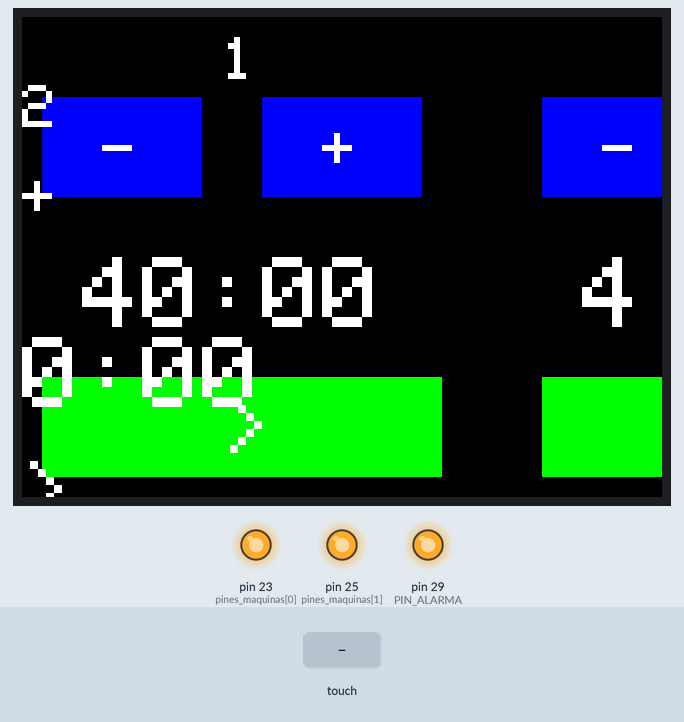
This sketch was run on a simulated Arduino Mega 2560, built with avr-gcc and run on an emulated ATmega2560. Parts: 320×240 colour display, output pins drawn as LEDs (lit = HIGH). The test bench sets the inputs (shaded band).

Above: at 1.4 s.
1.5 s: touch panel pressed at 13 % / 90 % of its raw x / y range
At 3.0 s:
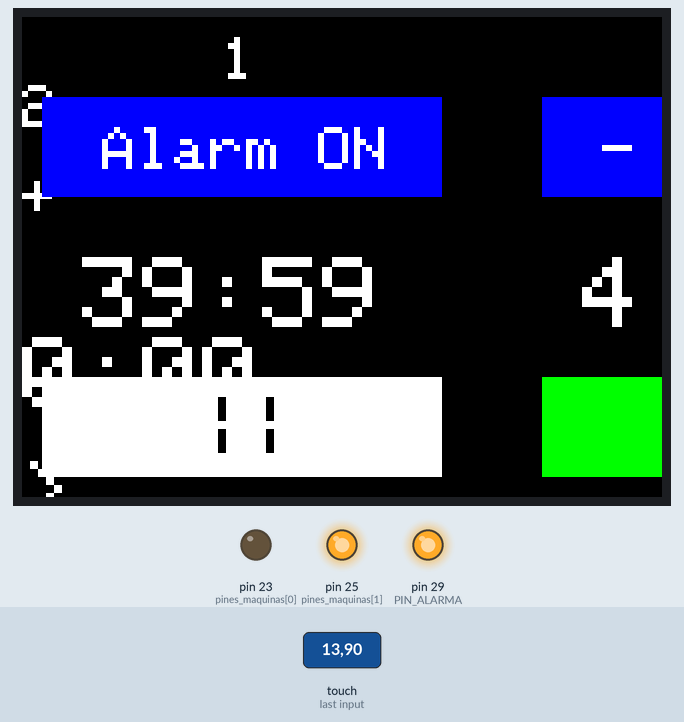
4.5 s: touch panel pressed at 87 % / 90 % of its raw x / y range
At 6.0 s:
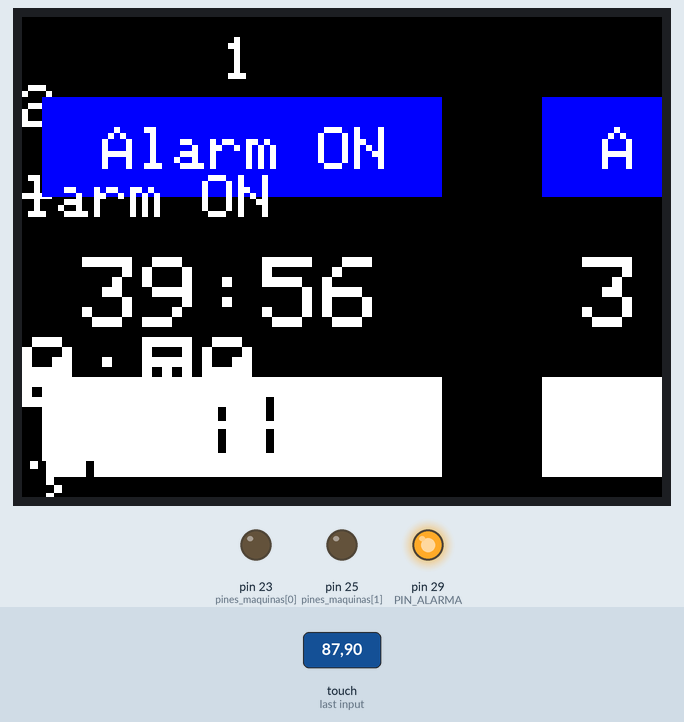
7.5 s: touch panel pressed at 38 % / 90 % of its raw x / y range
At 9.0 s:
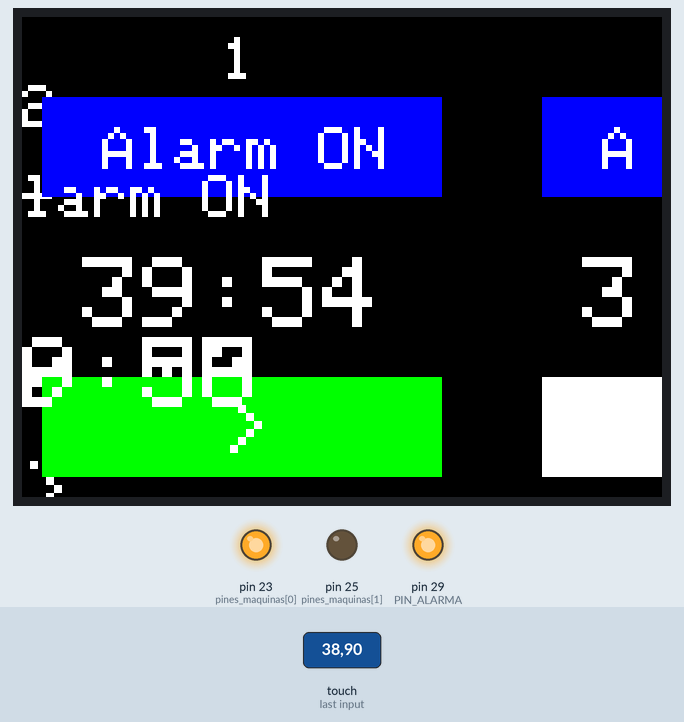
10.5 s: touch panel pressed at 13 % / 30 % of its raw x / y range
At 10.8 s:
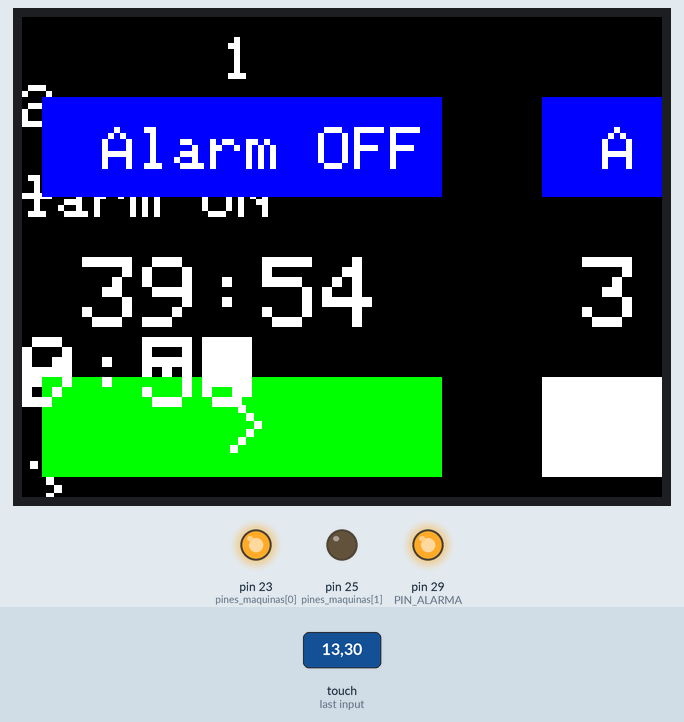
13.5 s: touch panel pressed at 62 % / 90 % of its raw x / y range
At 14.8 s:
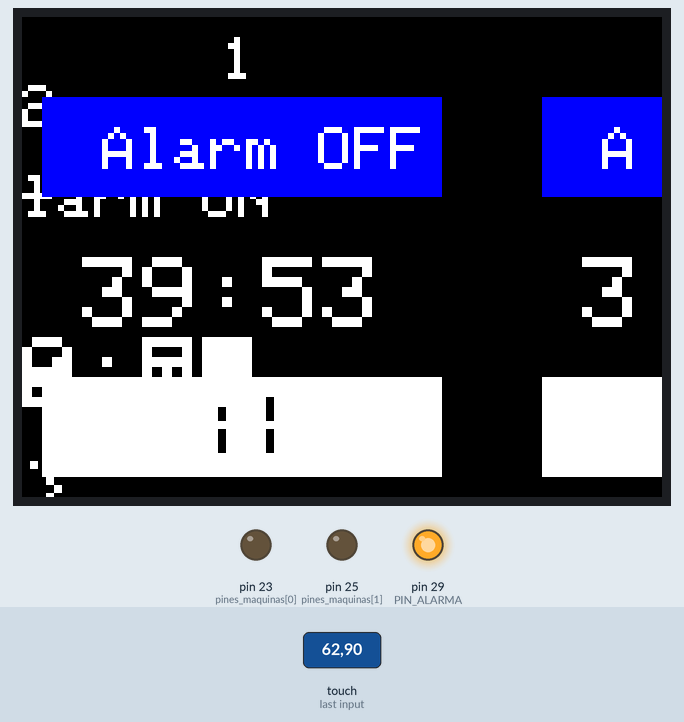
16.5 s: touch panel pressed at 13 % / 90 % of its raw x / y range
At 19.0 s:
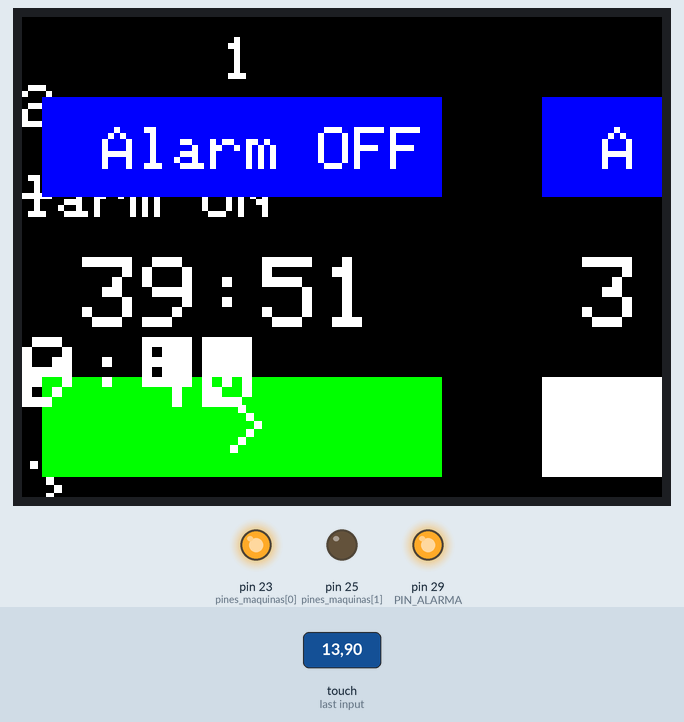
Timing chart, 0 to 20.5 s (numbered marks = the images above; inputs shaded):
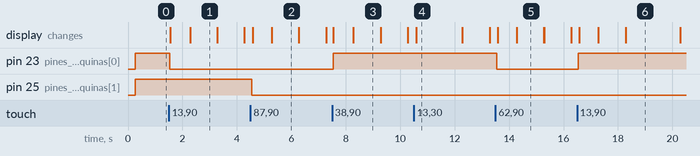

Measured:
- after the input at 1.5 s, pin 23 (pines_maquinas[0]): HIGH → LOW at once; the display: first changes after 0.05 s (image 1 shows a later state)
- after the input at 4.5 s, pin 25 (pines_maquinas[1]): HIGH → LOW at once; the display: first changes after 0.08 s (image 2 shows a later state)
- after the input at 7.5 s, pin 23 (pines_maquinas[0]): LOW → HIGH at once; the display: first changes after 0.05 s (image 3 shows a later state)
- after the input at 10.5 s, the display: changes after 0.09 s (image 4)
- after the input at 13.5 s, pin 23 (pines_maquinas[0]): HIGH → LOW at once; the display: first changes after 0.08 s (image 5 shows a later state)
- after the input at 16.5 s, pin 23 (pines_maquinas[0]): LOW → HIGH at once
- what the display in image 1 shows lasts 1.0 s, from 2.3 s to 3.3 s

The sketch:

granalladora.ino
```cpp
#include <arduino-timer.h>
#include <MCUFRIEND_kbv.h>
#include <Adafruit_GFX.h>
#include <stdint.h>
#include "TouchScreen.h"
#include <ArduinoQueue.h>

#define CANT_MAQUINAS 2
#define CANT_MINUTOS_INICIAL 40

#define LCD_RESET A4 // Can alternately just connect to Arduino's reset pin
#define LCD_CS A3   // Chip Select goes to Analog 3
#define LCD_CD A2  // Command/Data goes to Analog 2
#define LCD_WR A1  // LCD Write goes to Analog 1
#define LCD_RD A0 // LCD Read goes to Analog 0

// Assign human-readable names to some common 16-bit color values:
#define BLACK   0x0000
#define BLUE    0x001F
#define RED     0xF800
#define GREEN   0x07E0
#define CYAN    0x07FF
#define MAGENTA 0xF81F
#define YELLOW  0xFFE0
#define WHITE   0xFFFF

#define YP A2  // must be an analog pin, use "An" notation!
#define XM A3  // must be an analog pin, use "An" notation!
#define YM 8   // can be a digital pin
#define XP 9   // can be a digital pin

#define PIN_ALARMA 29
#define INTERVALO_ALARMA 5000

struct Contador{
  unsigned int minutos;
  unsigned int segundos;
};

enum Estado{
  PAUSADA,
  DETENIDA,
  EN_USO
};

struct Boton{
  unsigned int x;
  unsigned int y;
  unsigned int w;
  unsigned int h;
  unsigned int pd_left;
  unsigned int pd_top;
  unsigned int font_size;
};

struct Maquina{
  unsigned int pin;
  Contador contador;
  Contador copia_contador;
  Estado estado;
  bool suenaAlarma;
};

Maquina maquinas[CANT_MAQUINAS];
int pines_maquinas[3] = {23,25,27};
MCUFRIEND_kbv tft;
Timer<CANT_MAQUINAS+2> tareas;
TouchScreen ts = TouchScreen(XP, YP, XM, YM, 322);
unsigned int desp_x[2] = {0, 250};
Boton menos, mas, empezar_pausar, detener, alarma;
bool pulsacion = false;
ArduinoQueue<unsigned int> alarmas(CANT_MAQUINAS);
int cant_sonadas[CANT_MAQUINAS] = {4,10};
int intervalo[CANT_MAQUINAS] = {30,10};
int sonadasRestantes, intervaloRestante;
bool alarmaEnUso = false, sonando = false, esperando = false;

bool sonarAlarma(){
  if(!alarmas.isEmpty()){
    if(!alarmaEnUso){
      digitalWrite(PIN_ALARMA, LOW);
      sonadasRestantes = cant_sonadas[alarmas.getHead()];
      intervaloRestante = intervalo[alarmas.getHead()];
      alarmaEnUso = true;
      sonando = true;
    }
    if(sonando && --intervaloRestante == 0){
      digitalWrite(PIN_ALARMA, HIGH);
      intervaloRestante = intervalo[alarmas.getHead()];
      sonando = false;
      if(--sonadasRestantes == 0){
        alarmaEnUso = false;
        alarmas.dequeue();
      }
    }
    else if(!sonando && --intervaloRestante == 0){
      digitalWrite(PIN_ALARMA, LOW);
      intervaloRestante = intervalo[alarmas.getHead()];
      sonando = true;
    }
  }
  return true;
}

bool restarMinuto(unsigned int i){
  if(maquinas[i].contador.minutos == 0) return false;
  maquinas[i].contador.minutos--;
  return true;
}

bool restarSegundo(unsigned int i){
  if(maquinas[i].contador.segundos == 0){
    bool quedanMinutos = restarMinuto(i);
    if (quedanMinutos) maquinas[i].contador.segundos = 59;
    return quedanMinutos;
  }
  maquinas[i].contador.segundos--;
  return true;
}

bool actualizar(unsigned int MAQUINA_INDEX){
  if(maquinas[MAQUINA_INDEX].estado != EN_USO) return true;
  bool quedanSegundos = restarSegundo(MAQUINA_INDEX);
  if(!quedanSegundos){
    digitalWrite(pines_maquinas[MAQUINA_INDEX], HIGH);
    dibujarContador(MAQUINA_INDEX);
    esconderBotonDetener(MAQUINA_INDEX);
    if(maquinas[MAQUINA_INDEX].suenaAlarma) alarmas.enqueue(MAQUINA_INDEX);
    maquinas[MAQUINA_INDEX].estado = DETENIDA;
    maquinas[MAQUINA_INDEX].contador.minutos = maquinas[MAQUINA_INDEX].copia_contador.minutos;
    maquinas[MAQUINA_INDEX].contador.segundos = maquinas[MAQUINA_INDEX].copia_contador.segundos;
    dibujarBotonEmpezarPausar(MAQUINA_INDEX);
    esconderBotonAlarma(MAQUINA_INDEX);
    dibujarBotonMas(MAQUINA_INDEX);
    dibujarBotonMenos(MAQUINA_INDEX);
  }
  dibujarContador(MAQUINA_INDEX);
  return true;
}

void dibujarTitulo(unsigned int MAQUINA_INDEX){
  tft.setTextColor(WHITE);
  tft.setTextSize(3);
  tft.setCursor(100+desp_x[MAQUINA_INDEX],10);
  tft.print(MAQUINA_INDEX+1);
}

void dibujarContador(unsigned int MAQUINA_INDEX){
  if(maquinas[MAQUINA_INDEX].contador.minutos == 0) tft.setTextColor(RED);
  else tft.setTextColor(WHITE);
  tft.setTextSize(5);
  tft.fillRect(30+desp_x[MAQUINA_INDEX], 120, 240, 40, BLACK);
  tft.setCursor(30+desp_x[MAQUINA_INDEX],120);
  tft.print(toString(maquinas[MAQUINA_INDEX].contador));
}

void dibujarBotonMenos(unsigned int MAQUINA_INDEX){
  tft.setTextColor(WHITE);
  tft.setTextSize(menos.font_size);
  tft.fillRect(menos.x+desp_x[MAQUINA_INDEX], menos.y, menos.w, menos.h, BLUE);
  tft.setCursor(menos.x+desp_x[MAQUINA_INDEX]+menos.pd_left, menos.y+menos.pd_top);
  tft.print("-");
}

void esconderBotonMenos(unsigned int MAQUINA_INDEX){
  tft.fillRect(menos.x+desp_x[MAQUINA_INDEX], menos.y, menos.w, menos.h, BLACK);
}

void dibujarBotonMas(unsigned int MAQUINA_INDEX){
  tft.setTextColor(WHITE);
  tft.setTextSize(mas.font_size);
  tft.fillRect(mas.x+desp_x[MAQUINA_INDEX], mas.y, mas.w, mas.h, BLUE);
  tft.setCursor(mas.x+desp_x[MAQUINA_INDEX]+mas.pd_left, mas.y+mas.pd_top);
  tft.print("+");
}

void esconderBotonMas(unsigned int MAQUINA_INDEX){
  tft.fillRect(mas.x+desp_x[MAQUINA_INDEX], mas.y, mas.w, mas.h, BLACK);
}

void dibujarBotonAlarma(unsigned int MAQUINA_INDEX){
  tft.setTextColor(WHITE);
  tft.setTextSize(mas.font_size);
  tft.fillRect(alarma.x+desp_x[MAQUINA_INDEX], alarma.y, alarma.w, alarma.h, BLUE);
  tft.setCursor(alarma.x+desp_x[MAQUINA_INDEX]+alarma.pd_left, alarma.y+alarma.pd_top);
  if (maquinas[MAQUINA_INDEX].suenaAlarma) tft.print("Alarm ON");
  else tft.print("Alarm OFF");
}

void esconderBotonAlarma(unsigned int MAQUINA_INDEX){
  tft.fillRect(alarma.x+desp_x[MAQUINA_INDEX], alarma.y, alarma.w, alarma.h, BLACK);
}

void dibujarBotonEmpezarPausar(unsigned int MAQUINA_INDEX){
  if(maquinas[MAQUINA_INDEX].estado == EN_USO){
    tft.setTextColor(BLACK);
    tft.setTextSize(empezar_pausar.font_size);
    tft.fillRect(empezar_pausar.x+desp_x[MAQUINA_INDEX], empezar_pausar.y, empezar_pausar.w, empezar_pausar.h, WHITE);
    tft.setCursor(empezar_pausar.x+desp_x[MAQUINA_INDEX] + empezar_pausar.pd_left - 10, empezar_pausar.y + empezar_pausar.pd_top);
    tft.print("||");
  }
  else{
    tft.setTextColor(WHITE);
    tft.setTextSize(empezar_pausar.font_size);
    tft.fillRect(empezar_pausar.x+desp_x[MAQUINA_INDEX], empezar_pausar.y, empezar_pausar.w, empezar_pausar.h, GREEN);
    tft.setCursor(empezar_pausar.x+desp_x[MAQUINA_INDEX] + empezar_pausar.pd_left, empezar_pausar.y + empezar_pausar.pd_top);
    tft.print(">");
  }
}

void esconderBotonEmpezarPausar(unsigned int MAQUINA_INDEX){
  tft.fillRect(empezar_pausar.x+desp_x[MAQUINA_INDEX], empezar_pausar.y, empezar_pausar.w, empezar_pausar.h, BLACK);
}

void dibujarBotonDetener(unsigned int MAQUINA_INDEX){
  tft.setTextColor(WHITE);
  tft.setTextSize(detener.font_size);
  tft.fillRect(detener.x+desp_x[MAQUINA_INDEX], detener.y, detener.w, detener.h, RED);
  tft.setCursor(detener.x+desp_x[MAQUINA_INDEX]+detener.pd_left, detener.y+detener.pd_top);
  tft.print("X");
}

void esconderBotonDetener(unsigned int MAQUINA_INDEX){
  tft.fillRect(detener.x+desp_x[MAQUINA_INDEX], detener.y, detener.w, detener.h, BLACK);
}

void mostrarMaquina(unsigned int MAQUINA_INDEX){
  dibujarTitulo(MAQUINA_INDEX);
  dibujarContador(MAQUINA_INDEX);
  dibujarBotonMenos(MAQUINA_INDEX);
  dibujarBotonMas(MAQUINA_INDEX);
  dibujarBotonEmpezarPausar(MAQUINA_INDEX);
}

String toString(Contador c){
  String minutos, segundos;

  minutos = c.minutos < 10 ? "0" + String(c.minutos) : String(c.minutos);
  segundos = c.segundos < 10 ? "0" + String(c.segundos) : String(c.segundos);

  return minutos + ":" + segundos;
}

void inicializarBotones(){
  menos = {10, 40, 80, 50, 30, 15, 3};
  mas = {120, 40, 80, 50, 30, 15, 3};
  empezar_pausar = {10, 180, 200, 50, 90, 10, 4};
  detener = {10, 250, 200, 50, 90, 10, 4};
  alarma = {10, 40, 200, 50, 30, 15, 3};
}

void inicializarPantalla(){
  tft.reset();
  tft.begin(0x9486);
  tft.fillScreen(BLACK);
  tft.setRotation(1);
  mostrarMaquina(0);
  mostrarMaquina(1);
}

void inicializarMaquinas(){
  for(int i = 0; i < CANT_MAQUINAS; i++){
    maquinas[i].estado = DETENIDA;
    maquinas[i].contador.minutos = CANT_MINUTOS_INICIAL;
    maquinas[i].contador.segundos = 0;
    maquinas[i].suenaAlarma = true;
  }
}

bool enRango(int x1, int y1, int x2, int y2, int w, int h){
  return x2 <= x1 && x1 <= x2+w && y2 <= y1 && y1 <= y2+h;
}

void restar(unsigned int MAQUINA_INDEX){
  if (maquinas[MAQUINA_INDEX].contador.minutos <= 5) maquinas[MAQUINA_INDEX].contador.minutos = 1;
  else if (maquinas[MAQUINA_INDEX].contador.minutos == 99) maquinas[MAQUINA_INDEX].contador.minutos = 95;
  else maquinas[MAQUINA_INDEX].contador.minutos -= 5;
  dibujarContador(MAQUINA_INDEX);
}

void sumar(unsigned int MAQUINA_INDEX){
  if (maquinas[MAQUINA_INDEX].contador.minutos >= 95) maquinas[MAQUINA_INDEX].contador.minutos = 99;
  else if (maquinas[MAQUINA_INDEX].contador.minutos == 1) maquinas[MAQUINA_INDEX].contador.minutos = 5;
  else maquinas[MAQUINA_INDEX].contador.minutos += 5;
  dibujarContador(MAQUINA_INDEX);
}

void cambiarEstadoAlarma(unsigned int MAQUINA_INDEX){
  maquinas[MAQUINA_INDEX].suenaAlarma = !maquinas[MAQUINA_INDEX].suenaAlarma;
  dibujarBotonAlarma(MAQUINA_INDEX);
}

void empezarPausar(unsigned int MAQUINA_INDEX){
  if (maquinas[MAQUINA_INDEX].estado == EN_USO){
    digitalWrite(pines_maquinas[MAQUINA_INDEX], HIGH);
    maquinas[MAQUINA_INDEX].estado = PAUSADA;
  }
  else{
    if(maquinas[MAQUINA_INDEX].estado == DETENIDA){
      maquinas[MAQUINA_INDEX].copia_contador.minutos = maquinas[MAQUINA_INDEX].contador.minutos;
      maquinas[MAQUINA_INDEX].copia_contador.segundos = maquinas[MAQUINA_INDEX].contador.segundos;
      esconderBotonMas(MAQUINA_INDEX);
      esconderBotonMenos(MAQUINA_INDEX);
      dibujarBotonAlarma(MAQUINA_INDEX);
    }
    digitalWrite(pines_maquinas[MAQUINA_INDEX], LOW);
    maquinas[MAQUINA_INDEX].estado = EN_USO;
    dibujarBotonDetener(MAQUINA_INDEX);
  }
  dibujarBotonEmpezarPausar(MAQUINA_INDEX);
}

void detenerMaquina(unsigned int MAQUINA_INDEX){
  digitalWrite(pines_maquinas[MAQUINA_INDEX], HIGH);
  maquinas[MAQUINA_INDEX].estado = DETENIDA;
  maquinas[MAQUINA_INDEX].contador.minutos = maquinas[MAQUINA_INDEX].copia_contador.minutos;
  maquinas[MAQUINA_INDEX].contador.segundos = maquinas[MAQUINA_INDEX].copia_contador.segundos;
  dibujarContador(MAQUINA_INDEX);
  dibujarBotonEmpezarPausar(MAQUINA_INDEX);
  esconderBotonDetener(MAQUINA_INDEX);
  esconderBotonAlarma(MAQUINA_INDEX);
  dibujarBotonMas(MAQUINA_INDEX);
  dibujarBotonMenos(MAQUINA_INDEX);

}

void leerTactil(){
  TSPoint p = ts.getPoint();

  pinMode(XM, OUTPUT);
  pinMode(YP, OUTPUT);

  if (p.z > ts.pressureThreshhold && !pulsacion) {
    pulsacion = true;
    int X = map(p.x, 80, 940, 0, tft.width());
    int Y = map(p.y, 120, 900, 0, tft.height());

    for(int i = 0; i < CANT_MAQUINAS; i++){
      if (maquinas[i].estado == DETENIDA && enRango(X,Y,menos.x+desp_x[i],menos.y, menos.w, menos.h)) restar(i);
      if (maquinas[i].estado == DETENIDA && enRango(X,Y,mas.x+desp_x[i],mas.y, mas.w, mas.h)) sumar(i);
      if ((maquinas[i].estado == EN_USO || maquinas[i].estado == PAUSADA) && enRango(X,Y,alarma.x+desp_x[i],alarma.y, alarma.w, alarma.h)) cambiarEstadoAlarma(i);
      if (enRango(X,Y,empezar_pausar.x+desp_x[i],empezar_pausar.y, empezar_pausar.w, empezar_pausar.h)) empezarPausar(i);
      if (enRango(X,Y,detener.x+desp_x[i],detener.y, detener.w, detener.h)) detenerMaquina(i);
    }
  }
  else if (p.z <= ts.pressureThreshhold) {
    pulsacion = false;
  }
}

void setup() {
  inicializarBotones();
  inicializarMaquinas();
  inicializarPantalla();

  for(int i = 0; i < CANT_MAQUINAS; i++){
    tareas.every(1000, actualizar, i);
    pinMode(pines_maquinas[i], OUTPUT);
    digitalWrite(pines_maquinas[i], HIGH);
  }

  tareas.every(50, leerTactil);
  pinMode(PIN_ALARMA, OUTPUT);
  digitalWrite(PIN_ALARMA, HIGH);

  tareas.every(100, sonarAlarma);
}

void loop() {
  tareas.tick();
}
```
